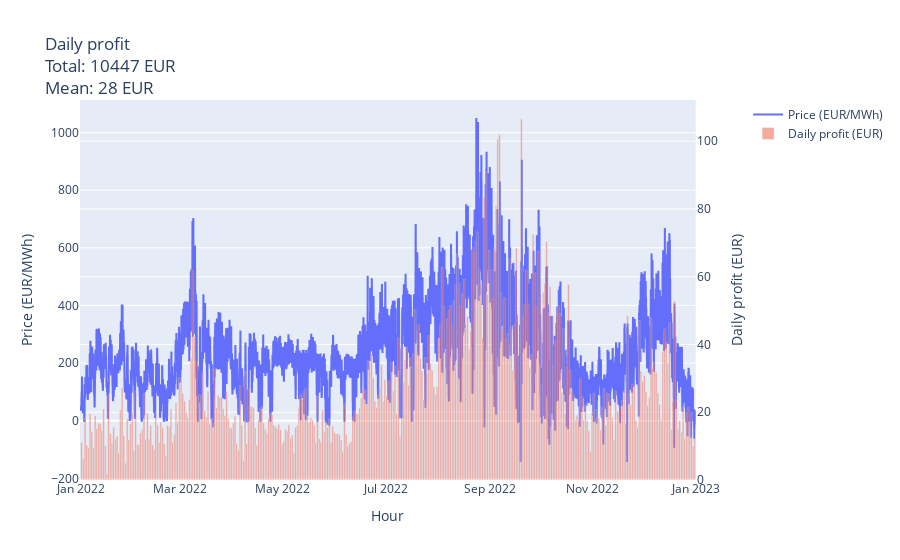

Notebook source saved alongside this figure:
### Code cell
display_profit(df_optim)

### Figure 1 — Plotly figure (JSON) as saved in the notebook; plotly's stock layout.template omitted (floating-point values rounded to 4 significant figures; data arrays with more than 128 entries replaced by an {"elided": "..."} marker saying what was removed)
{"data": [{"line": {"shape": "hv"}, "name": "Price (EUR/MWh)", "showlegend": true, "type": "scatter", "x": {"elided": "8760 str values"}, "xaxis": "x", "y": {"elided": "8760 float values"}, "yaxis": "y"}, {"name": "Daily profit (EUR)", "offset": 2, "opacity": 0.5, "showlegend": true, "type": "bar", "x": {"elided": "365 str values"}, "xaxis": "x", "y": {"elided": "365 float values"}, "yaxis": "y2"}], "layout": {"bargap": 0, "title": {"text": "Daily profit<br>Total: 10447 EUR<br>Mean: 28 EUR"}, "xaxis": {"anchor": "y", "domain": [0, 0.94], "title": {"text": "Hour"}}, "yaxis": {"anchor": "x", "domain": [0, 1], "title": {"text": "Price (EUR/MWh)"}}, "yaxis2": {"anchor": "x", "overlaying": "y", "side": "right", "title": {"text": "Daily profit (EUR)"}}}}
